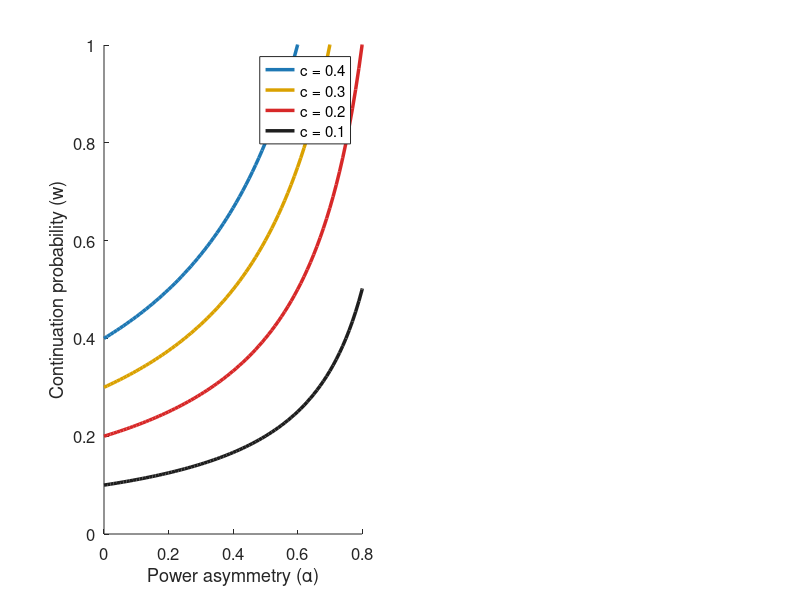

Source code (MATLAB): (Note: this script raises an error after producing the figure.)
%%
clf


clr = [30, 120, 180;... % Blue
    218, 161, 0;... % yellow
    215, 40, 40;... % Red
    30, 30, 30;... % Black
    85, 155, 0;...  %light green
    143, 103, 0;... %brown
    95, 92, 159;... % purple
    214, 2, 126;... % pink
    84, 83, 78]/255;% grey


style = {'-','--','-.','-'};

ax1 = subplot(1,2,1);
hold on

b = 1;
c = [0.1, 0.2, 0.3, 0.4]';

x = 0:0.01:1;
alpha = x;

%critical_w_rand = 2./(1+alpha)*c/b;
%critical_w_rand_eta = 2./(1+alpha)*c/b+ 0.1;
%critical_w_nonrand = c./(alpha*b);

%plot(x, critical_w_nonrand, 'LineWidth',2,'Color',clr(2,:),'LineStyle','--')
%plot(x, critical_w_rand, 'LineWidth',2,'Color',clr(1,:),'LineStyle','-')
%plot(x, critical_w_rand_eta, 'LineWidth',2,'Color',clr(3,:),'LineStyle','-')

critical_w_SD = c/b*1./(1-alpha);
%critical_w_PD = 2./(1+alpha)*c/b;

%plot(x, critical_w_PD, 'LineWidth',2,'Color',clr(5,:),'LineStyle','-')
for i = 1:4
    plot(x, critical_w_SD(5-i,:), 'LineWidth',2.5,'Color',clr(i,:),'LineStyle','-')
    
end
ylim(ax1,[0,1])
xlim(ax1,[0,.8])

legend({'c = 0.4','c = 0.3','c = 0.2','c = 0.1'})

set(gca,'fontsize',12)
xlabel('Power asymmetry (\alpha)')
ylabel('Continuation probability (w)')
%legend({'Only asymmetric','Random','Random + Noise'})

ax1.Legend.Position = [0.1466    0.6569    0.1321    0.2515];
box on